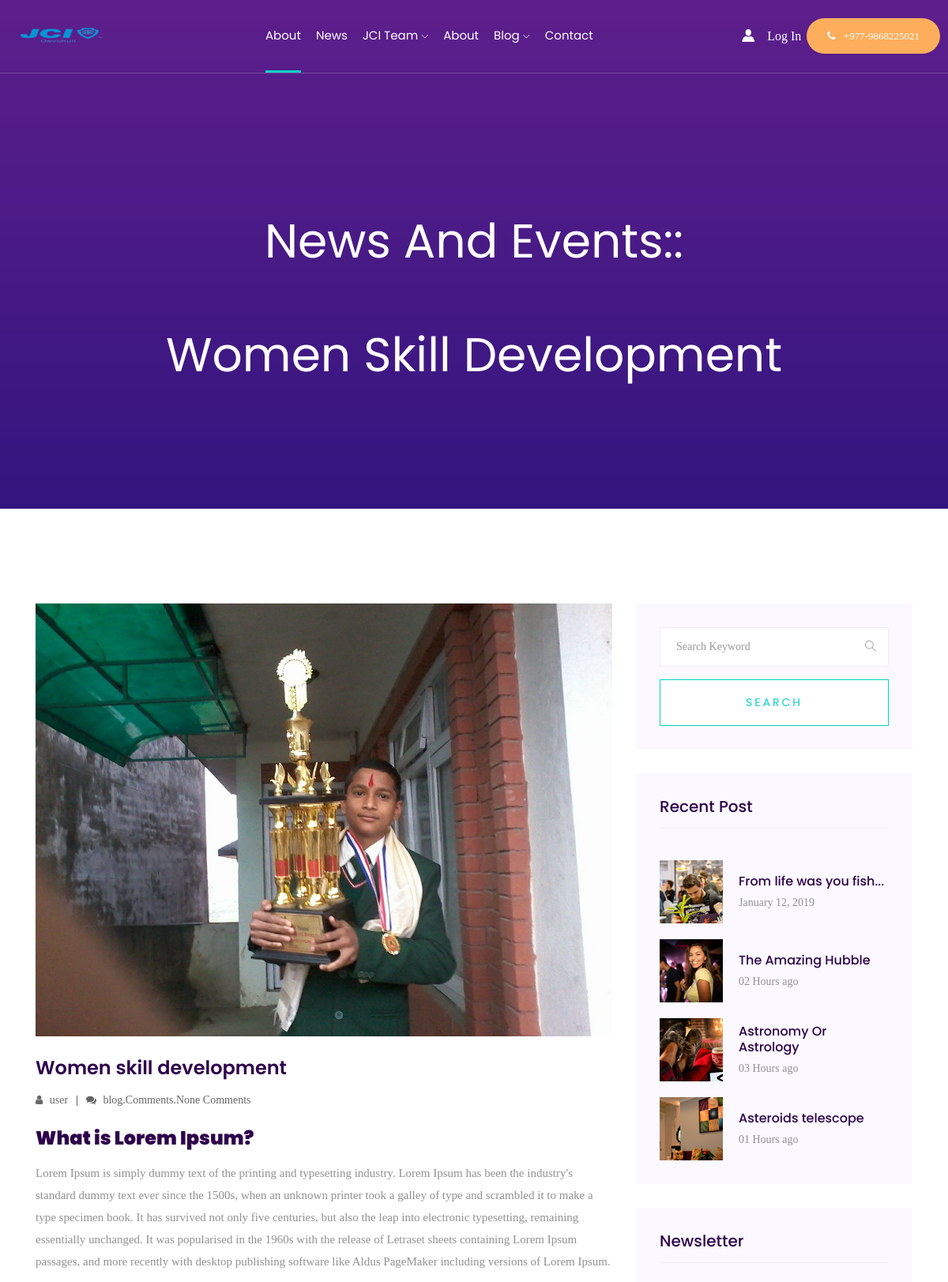
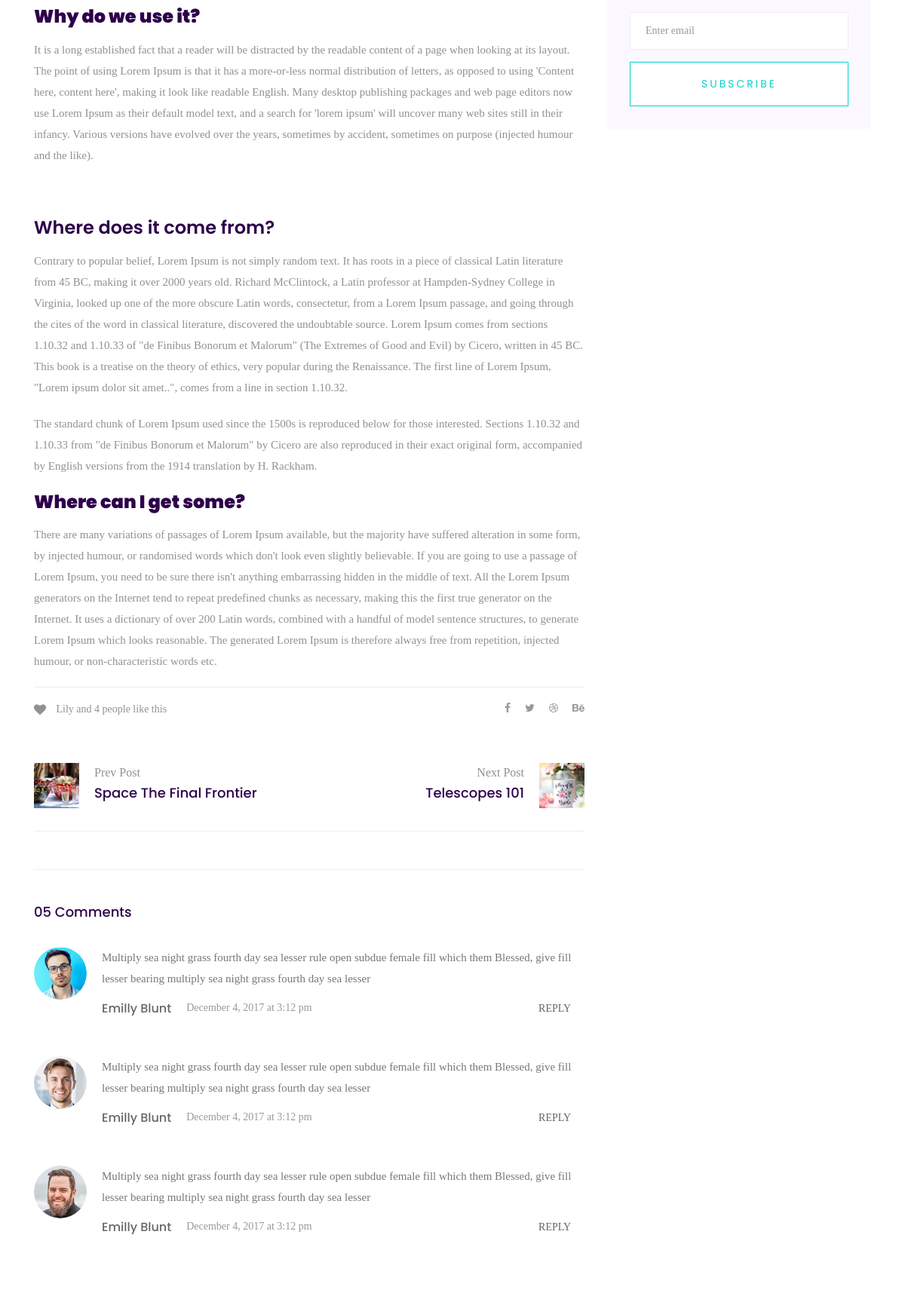
/blog/women-skill-development (upper part), run on the app's committed database (2 pictures, top to bottom).
### blog/models.py (models this page shows, shortened)
class Post(models.Model):
    title = models.CharField(max_length=100)
    overview = models.TextField()
    timestamp = models.DateTimeField(auto_now_add=True)
    comment = models.IntegerField(default=0)
    views = models.IntegerField(default=0)
    thumbnail = models.ImageField(upload_to='post_thumbs')
    author = models.ForeignKey(Author, on_delete=models.CASCADE)
    featured = models.BooleanField(default=False)
    content = RichTextField()
    slug=models.SlugField(null=True, blank=True)
    previous_post = models.ForeignKey(
        'self', related_name='previous', on_delete=models.SET_NULL, blank=True, null=True)
    next_post = models.ForeignKey(
        'self', related_name='next', on_delete=models.SET_NULL, blank=True, null=True)

class Author(models.Model):
    user = models.OneToOneField(User, on_delete=models.CASCADE)
    profile_picture = models.ImageField()
    def __str__(self):
        return self.user.username

### blog/views.py (the view)
# urls.py: path('blog/<slug:slug>',blogsingle,name='blogsingle'),
def blogsingle(request,slug):
    news=get_object_or_404(Post,slug=slug)
    form=commentForm(request.POST or None)
    comments=Comments.objects.filter(post=news)
    if request.method=='POST':
        if form.is_valid:
            form.instance.news=news
            form.save()
            form=commentForm()
            return HttpResponseRedirect(request.path_info)
    return render(request, 'blog.html',{'news':news,'form':form})

### blog/templates/blog.html (shortened to what this page needs)
{% extends 'main/base.html' %}
{% block content %}
    <div class="bradcam_area breadcam_bg overlay2">
        <h3>News and Events::<br><br>
            {{news.title}}
        </h3>
    </div>
    <section class="blog_area single-post-area section-padding">
        <div class="container">
            <div class="row">
                <div class="col-lg-8 posts-list">
                    <div class="single-post">
                        <div class="feature-img">
                            <img class="img-fluid" src="{{news.thumbnail.url}}" alt="">
                        </div>
                        <div class="blog_details">
                            <h2>{{news.title}}
                            </h2>
                            <ul class="blog-info-link mt-3 mb-4">
                                <li><a href="#"><i class="fa fa-user"></i> {{news.author}}</a></li>
                                <li><a href="#"><i class="fa fa-comments"></i> {{news.comments}} Comments</a></li>
                            </ul>
                            <p class="excert">
                                {{news.content|safe}}
                            </p>
                                                </div>
                    </div>
                    <div class="navigation-top">
                        <div class="d-sm-flex justify-content-between text-center">
                            <p class="like-info"><span class="align-middle"><i class="fa fa-heart"></i></span> Lily and
                                4
                                people like this</p>
                            <div class="col-sm-4 text-center my-2 my-sm-0">
                            </div>
                            <ul class="social-icons">
                                <li><a href="#"><i class="fa fa-facebook-f"></i></a></li>
                                <li><a href="#"><i class="fa fa-twitter"></i></a></li>
                                <li><a href="#"><i class="fa fa-dribbble"></i></a></li>
                                <li><a href="#"><i class="fa fa-behance"></i></a></li>
                            </ul>
                        </div>
                        <div class="navigation-area">
                            <div class="row">
                                <div
                                    class="col-lg-6 col-md-6 col-12 nav-left flex-row d-flex justify-content-start align-items-center">
                                    <div class="thumb">
                                        <a href="#">
                                            <img class="img-fluid" src="img/post/preview.png" alt="">
                                        </a>
                                    </div>
                                    <div class="arrow">
                                        <a href="#">
                                        </a>
                                    </div>
                                    <div class="detials">
                                        <p>Prev Post</p>
                                        <a href="#">
                                            <h4>Space The Final Frontier</h4>
                                        </a>
                                    </div>
                                </div>
                                <div
                                    class="col-lg-6 col-md-6 col-12 nav-right flex-row d-flex justify-content-end align-items-center">
                                    <div class="detials">
                                        <p>Next Post</p>
                                        <a href="#">
                                            <h4>Telescopes 101</h4>
                                        </a>
                                    </div>
                                    <div class="arrow">
                                        <a href="#">
                                        </a>
                                    </div>
                                    <div class="thumb">
                                        <a href="#">
                                            <img class="img-fluid" src="img/post/next.png" alt="">
                                        </a>
                                    </div>
                                </div>
                            </div>
                        </div>
                    </div>
                    <div class="comments-area">
                        <h4>05 Comments</h4>
                        <div class="comment-list">
                            <div class="single-comment justify-content-between d-flex">
                                <div class="user justify-content-between d-flex">
                                    <div class="thumb">
                                        <img src="img/comment/comment_1.png" alt="">
                                    </div>
                                    <div class="desc">
                                        <p class="comment">
                                            Multiply sea night grass fourth day sea lesser rule open subdue female fill
                                            which them
                                            Blessed, give fill lesser bearing multiply sea night grass fourth day sea
                                            lesser
                                        </p>
                                        <div class="d-flex justify-content-between">
                                            <div class="d-flex align-items-center">
                                                <h5>
                                                    <a href="#">Emilly Blunt</a>
                                                </h5>
                                                <p class="date">December 4, 2017 at 3:12 pm </p>
                                            </div>
                                            <div class="reply-btn">
                                                <a href="#" class="btn-reply text-uppercase">reply</a>
                                            </div>
                                        </div>
                                    </div>
                                </div>
                            </div>
                        </div>
                        <div class="comment-list">
                            <div class="single-comment justify-content-between d-flex">
                                <div class="user justify-content-between d-flex">
                                    <div class="thumb">
                                        <img src="img/comment/comment_2.png" alt="">
                                    </div>
                                    <div class="desc">
                                        <p class="comment">
                                            Multiply sea night grass fourth day sea lesser rule open subdue female fill
                                            which them
                                            Blessed, give fill lesser bearing multiply sea night grass fourth day sea
                                            lesser
                                        </p>
                                        <div class="d-flex justify-content-between">
                                            <div class="d-flex align-items-center">
                                                <h5>
                                                    <a href="#">Emilly Blunt</a>
                                                </h5>
                                                <p class="date">December 4, 2017 at 3:12 pm </p>
                                            </div>
                                            <div class="reply-btn">
                                                <a href="#" class="btn-reply text-uppercase">reply</a>
                                            </div>
                                        </div>
                                    </div>
                                </div>
                            </div>
                        </div>
                        <div class="comment-list">
                            <div class="single-comment justify-content-between d-flex">
                                <div class="user justify-content-between d-flex">
                                    <div class="thumb">
                                        <img src="img/comment/comment_3.png" alt="">
                                    </div>
                                    <div class="desc">
                                        <p class="comment">
                                            Multiply sea night grass fourth day sea lesser rule open subdue female fill
                                            which them
                                            Blessed, give fill lesser bearing multiply sea night grass fourth day sea
                                            lesser
                                        </p>
                                        <div class="d-flex justify-content-between">
                                            <div class="d-flex align-items-center">
                                                <h5>
                                                    <a href="#">Emilly Blunt</a>
                                                </h5>
                                                <p class="date">December 4, 2017 at 3:12 pm </p>
                                            </div>
                                            <div class="reply-btn">
                                                <a href="#" class="btn-reply text-uppercase">reply</a>
                                            </div>
                                        </div>
                                    </div>
                                </div>
                            </div>
                        </div>
                    </div>
                </div>
                <div class="col-lg-4">
                    <div class="blog_right_sidebar">
                        <aside class="single_sidebar_widget search_widget">
                            <form action="#">
                                <div class="form-group">
                                    <div class="input-group mb-3">
                                        <input type="text" class="form-control" placeholder='Search Keyword'
                                            onfocus="this.placeholder = ''"
                                            onblur="this.placeholder = 'Search Keyword'">
                                        <div class="input-group-append">
                                            <button class="btn" type="button"><i class="ti-search"></i></button>
                                        </div>
                                    </div>
                                </div>
                                <button class="button rounded-0 primary-bg text-white w-100 btn_1 boxed-btn"
                                    type="submit">Search</button>
                            </form>
                        </aside>
                        <aside class="single_sidebar_widget popular_post_widget">
                            <h3 class="widget_title">Recent Post</h3>
                            <div class="media post_item">
                                <img src="img/post/post_1.png" alt="post">
                                <div class="media-body">
                                    <a href="single-blog.html">
                                        <h3>From life was you fish...</h3>
                                    </a>
                                    <p>January 12, 2019</p>
                                </div>
                            </div>
                            <div class="media post_item">
                                <img src="img/post/post_2.png" alt="post">
                                <div class="media-body">
                                    <a href="single-blog.html">
                                        <h3>The Amazing Hubble</h3>
                                    </a>
                                    <p>02 Hours ago</p>
                                </div>
                            </div>
                            <div class="media post_item">
                                <img src="img/post/post_3.png" alt="post">
                                <div class="media-body">
                                    <a href="single-blog.html">
                                        <h3>Astronomy Or Astrology</h3>
                                    </a>
                                    <p>03 Hours ago</p>
                                </div>
                            </div>
                            <div class="media post_item">
                                <img src="img/post/post_4.png" alt="post">
                                <div class="media-body">
                                    <a href="single-blog.html">
                                        <h3>Asteroids telescope</h3>
                                    </a>
                                    <p>01 Hours ago</p>
                                </div>
                            </div>
                        </aside>
                        <aside class="single_sidebar_widget newsletter_widget">
                            <h4 class="widget_title">Newsletter</h4>
                            <form action="#">
                                <div class="form-group">
                                    <input type="email" class="form-control" onfocus="this.placeholder = ''"
                                        onblur="this.placeholder = 'Enter email'" placeholder='Enter email' required>
                                </div>
                                <button class="button rounded-0 primary-bg text-white w-100 btn_1 boxed-btn"
                                    type="submit">Subscribe</button>
                            </form>
                        </aside>
                    </div>
                </div>
            </div>
        </div>
    </section>
    {% endblock %}

### data on the page
Post: title "Women Skill Development", thumbnail (picture), title "Women skill development", author "user", comments "blog.Comments.None", content "What is Lorem Ipsum? Lorem Ipsum is simply dummy text of the printing and typesetting industry. Lorem Ipsum has been the industry's standard dummy text ever since the 1500s, when an unknown printer took a galley of type and scrambled it to make a type specimen book. It has survived not only five centuries, but also the leap into electronic typesetting, remaining essentially unchanged. It was popularised in the 1960s with the release of Letraset sheets containing Lorem Ipsum passages, and more recently with desktop publishing software like Aldus PageMaker including versions of Lorem Ipsum. Why do we use it? It is a long established fact that a reader will be distracted by the readable…"
